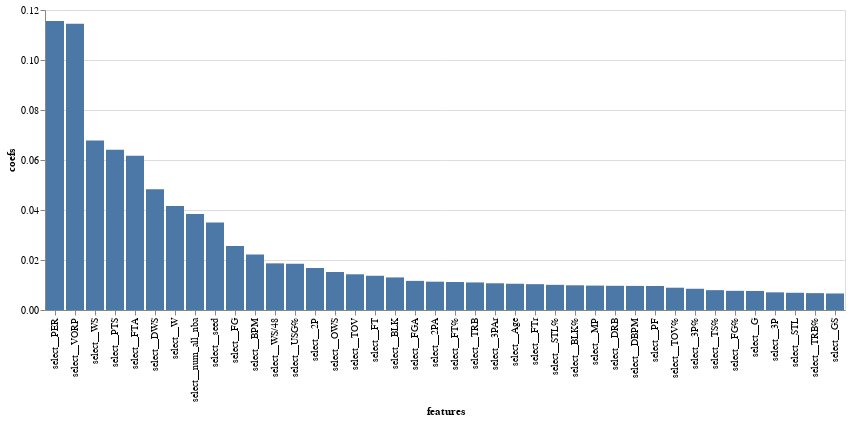

Notebook cell for this chart:
### Markdown cell above
We can also view which coefficients made the most impact on the model. We see that VORP and PER were two of the strongest features in predicting All-NBA status, similar to the full dataset model.

### Code cell
alt.Chart(coef_df_nz[0:40]).mark_bar().encode(
    y='coefs',
    x=alt.Y('features', sort='-y'))

### Figure 1 — Vega-Lite specification as saved in the notebook (floating-point values rounded to 4 significant figures)
{"config": {"view": {"continuousWidth": 400, "continuousHeight": 300}}, "data": {"name": "data-6f9aa967fe8f0eb310ef202de3cb545c"}, "mark": "bar", "encoding": {"x": {"field": "features", "sort": "-y", "type": "nominal"}, "y": {"field": "coefs", "type": "quantitative"}}, "$schema": "https://vega.github.io/schema/vega-lite/v4.17.0.json", "datasets": {"data-6f9aa967fe8f0eb310ef202de3cb545c": [{"coefs": 0.1156, "features": "select__PER"}, {"coefs": 0.1145, "features": "select__VORP"}, {"coefs": 0.06782, "features": "select__WS"}, {"coefs": 0.06414, "features": "select__PTS"}, {"coefs": 0.06171, "features": "select__FTA"}, {"coefs": 0.04825, "features": "select__DWS"}, {"coefs": 0.04156, "features": "select__W"}, {"coefs": 0.03841, "features": "select__num_all_nba"}, {"coefs": 0.03503, "features": "select__seed"}, {"coefs": 0.02558, "features": "select__FG"}, {"coefs": 0.02215, "features": "select__BPM"}, {"coefs": 0.01865, "features": "select__WS/48"}, {"coefs": 0.0185, "features": "select__USG%"}, {"coefs": 0.01679, "features": "select__2P"}, {"coefs": 0.01519, "features": "select__OWS"}, {"coefs": 0.01429, "features": "select__TOV"}, {"coefs": 0.0137, "features": "select__FT"}, {"coefs": 0.01303, "features": "select__BLK"}, {"coefs": 0.01165, "features": "select__FGA"}, {"coefs": 0.01133, "features": "select__2PA"}, {"coefs": 0.0112, "features": "select__FT%"}, {"coefs": 0.01102, "features": "select__TRB"}, {"coefs": 0.01069, "features": "select__3PAr"}, {"coefs": 0.0105, "features": "select__Age"}, {"coefs": 0.01034, "features": "select__FTr"}, {"coefs": 0.01007, "features": "select__STL%"}, {"coefs": 0.009884, "features": "select__BLK%"}, {"coefs": 0.00976, "features": "select__MP"}, {"coefs": 0.009678, "features": "select__DRB"}, {"coefs": 0.009635, "features": "select__DBPM"}, {"coefs": 0.009603, "features": "select__PF"}, {"coefs": 0.008918, "features": "select__TOV%"}, {"coefs": 0.008497, "features": "select__3P%"}, {"coefs": 0.007938, "features": "select__TS%"}, {"coefs": 0.00767, "features": "select__FG%"}, {"coefs": 0.007618, "features": "select__G"}, {"coefs": 0.007064, "features": "select__3P"}, {"coefs": 0.006897, "features": "select__STL"}, {"coefs": 0.006749, "features": "select__TRB%"}, {"coefs": 0.00661, "features": "select__GS"}]}}
